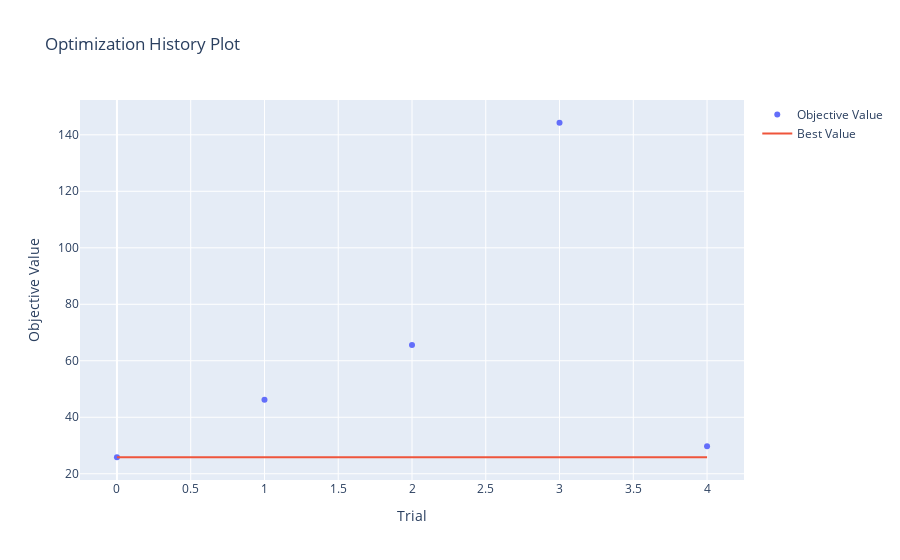

Here is the notebook cell this chart was saved with:
### Code cell
# Import optuna.visualization
import optuna.visualization as vis

# Plot optimization history
vis.plot_optimization_history(study)

### Figure 1 — Plotly figure (JSON) as saved in the notebook; plotly's stock layout.template omitted (floating-point values rounded to 4 significant figures)
{"data": [{"mode": "markers", "name": "Objective Value", "type": "scatter", "x": [0, 1, 2, 3, 4], "y": [25.85, 46.24, 65.61, 144.3, 29.71]}, {"mode": "lines", "name": "Best Value", "type": "scatter", "x": [0, 1, 2, 3, 4], "y": [25.85, 25.85, 25.85, 25.85, 25.85]}, {"marker": {"color": "#cccccc"}, "mode": "markers", "name": "Infeasible Trial", "showlegend": false, "type": "scatter", "x": [], "y": []}], "layout": {"title": {"text": "Optimization History Plot"}, "xaxis": {"title": {"text": "Trial"}}, "yaxis": {"title": {"text": "Objective Value"}}}}
